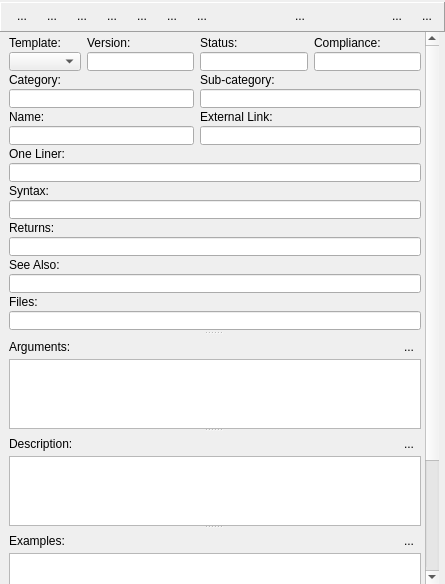
<?xml version="1.0" encoding="UTF-8"?>
<ui version="4.0">
 <class>FormDocWriter</class>
 <widget class="QWidget" name="FormDocWriter">
  <property name="geometry">
   <rect>
    <x>0</x>
    <y>0</y>
    <width>445</width>
    <height>584</height>
   </rect>
  </property>
  <property name="minimumSize">
   <size>
    <width>0</width>
    <height>0</height>
   </size>
  </property>
  <property name="windowTitle">
   <string>Form</string>
  </property>
  <layout class="QGridLayout" name="gridLayout_5">
   <property name="leftMargin">
    <number>0</number>
   </property>
   <property name="topMargin">
    <number>2</number>
   </property>
   <property name="rightMargin">
    <number>0</number>
   </property>
   <property name="bottomMargin">
    <number>0</number>
   </property>
   <property name="verticalSpacing">
    <number>0</number>
   </property>
   <item row="1" column="0" rowspan="2">
    <widget class="QScrollArea" name="scrollArea">
     <property name="frameShape">
      <enum>QFrame::NoFrame</enum>
     </property>
     <property name="widgetResizable">
      <bool>true</bool>
     </property>
     <widget class="QWidget" name="scrollAreaWidgetContents">
      <property name="geometry">
       <rect>
        <x>0</x>
        <y>-78</y>
        <width>423</width>
        <height>657</height>
       </rect>
      </property>
      <layout class="QVBoxLayout" name="verticalLayout">
       <property name="spacing">
        <number>3</number>
       </property>
       <property name="leftMargin">
        <number>0</number>
       </property>
       <property name="topMargin">
        <number>0</number>
       </property>
       <property name="rightMargin">
        <number>0</number>
       </property>
       <property name="bottomMargin">
        <number>9</number>
       </property>
       <item>
        <widget class="QSplitter" name="splitter">
         <property name="orientation">
          <enum>Qt::Vertical</enum>
         </property>
         <property name="handleWidth">
          <number>2</number>
         </property>
         <widget class="QFrame" name="frameGeneral">
          <property name="minimumSize">
           <size>
            <width>0</width>
            <height>300</height>
           </size>
          </property>
          <property name="maximumSize">
           <size>
            <width>16777215</width>
            <height>300</height>
           </size>
          </property>
          <property name="frameShape">
           <enum>QFrame::NoFrame</enum>
          </property>
          <property name="frameShadow">
           <enum>QFrame::Plain</enum>
          </property>
          <layout class="QGridLayout" name="gridLayout">
           <property name="topMargin">
            <number>4</number>
           </property>
           <property name="rightMargin">
            <number>4</number>
           </property>
           <property name="bottomMargin">
            <number>0</number>
           </property>
           <property name="verticalSpacing">
            <number>2</number>
           </property>
           <item row="0" column="0">
            <widget class="QLabel" name="labelTemplate">
             <property name="text">
              <string>Template:</string>
             </property>
            </widget>
           </item>
           <item row="0" column="1">
            <widget class="QLabel" name="labelVersion">
             <property name="text">
              <string>Version:</string>
             </property>
            </widget>
           </item>
           <item row="0" column="2">
            <widget class="QLabel" name="labelStatus">
             <property name="text">
              <string>Status:</string>
             </property>
            </widget>
           </item>
           <item row="0" column="3">
            <widget class="QLabel" name="label_5">
             <property name="text">
              <string>Compliance:</string>
             </property>
            </widget>
           </item>
           <item row="1" column="0">
            <widget class="QComboBox" name="comboTemplate"/>
           </item>
           <item row="1" column="1">
            <widget class="QLineEdit" name="editVersion">
             <property name="toolTip">
              <string>Version of this document contents</string>
             </property>
            </widget>
           </item>
           <item row="1" column="2">
            <widget class="QLineEdit" name="editStatus">
             <property name="toolTip">
              <string>Status should usually be described as one character</string>
             </property>
            </widget>
           </item>
           <item row="1" column="3">
            <widget class="QLineEdit" name="editCompliance">
             <property name="toolTip">
              <string>Describe comatibility with other language</string>
             </property>
            </widget>
           </item>
           <item row="2" column="0" colspan="2">
            <widget class="QLabel" name="labelCategory">
             <property name="text">
              <string>Category:</string>
             </property>
            </widget>
           </item>
           <item row="2" column="2" colspan="2">
            <widget class="QLabel" name="labelSubCategory">
             <property name="text">
              <string>Sub-category:</string>
             </property>
            </widget>
           </item>
           <item row="3" column="0" colspan="2">
            <widget class="QLineEdit" name="editCategory">
             <property name="toolTip">
              <string>Category should describe main area this function belongs to</string>
             </property>
            </widget>
           </item>
           <item row="3" column="2" colspan="2">
            <widget class="QLineEdit" name="editSubCategory"/>
           </item>
           <item row="4" column="0" colspan="2">
            <widget class="QLabel" name="labelName">
             <property name="text">
              <string>Name:</string>
             </property>
            </widget>
           </item>
           <item row="4" column="2" colspan="2">
            <widget class="QLabel" name="labelExtLink">
             <property name="text">
              <string>External Link:</string>
             </property>
            </widget>
           </item>
           <item row="5" column="0" colspan="2">
            <widget class="QLineEdit" name="editName">
             <property name="toolTip">
              <string>Name of the function, and if appropriate, with open/close parenthis.</string>
             </property>
            </widget>
           </item>
           <item row="5" column="2" colspan="2">
            <widget class="QLineEdit" name="editExtLink">
             <property name="toolTip">
              <string>External link, i.e., http://www.trolltech.com/</string>
             </property>
            </widget>
           </item>
           <item row="6" column="0" colspan="4">
            <widget class="QLabel" name="labelOneLiner">
             <property name="text">
              <string>One Liner:</string>
             </property>
            </widget>
           </item>
           <item row="7" column="0" colspan="4">
            <widget class="QLineEdit" name="editOneLiner">
             <property name="toolTip">
              <string>A brief description this function accomlishes</string>
             </property>
            </widget>
           </item>
           <item row="8" column="0" colspan="4">
            <widget class="QLabel" name="labelSyntax">
             <property name="text">
              <string>Syntax:</string>
             </property>
            </widget>
           </item>
           <item row="9" column="0" colspan="4">
            <widget class="QLineEdit" name="editSyntax">
             <property name="toolTip">
              <string>Syntax, or prototype as to how this function will be called</string>
             </property>
            </widget>
           </item>
           <item row="10" column="0" colspan="4">
            <widget class="QLabel" name="labelReturns">
             <property name="text">
              <string>Returns:</string>
             </property>
            </widget>
           </item>
           <item row="11" column="0" colspan="4">
            <widget class="QLineEdit" name="editReturns">
             <property name="toolTip">
              <string>Variable name with hungarian notation with brief description as what this function returns</string>
             </property>
            </widget>
           </item>
           <item row="12" column="0" colspan="4">
            <widget class="QLabel" name="labelSeeAlso">
             <property name="text">
              <string>See Also:</string>
             </property>
            </widget>
           </item>
           <item row="13" column="0" colspan="4">
            <widget class="QLineEdit" name="editSeeAlso">
             <property name="toolTip">
              <string>A comma separated list of related functions/keywords </string>
             </property>
            </widget>
           </item>
           <item row="14" column="0" colspan="4">
            <widget class="QLabel" name="labelFiles">
             <property name="text">
              <string>Files:</string>
             </property>
            </widget>
           </item>
           <item row="15" column="0" colspan="4">
            <widget class="QLineEdit" name="editFiles">
             <property name="toolTip">
              <string>A comma separated list of relevant files, i.e., hbrtl.lib, hbqt.lib.</string>
             </property>
            </widget>
           </item>
          </layout>
         </widget>
         <widget class="QFrame" name="frameArgs">
          <property name="frameShape">
           <enum>QFrame::NoFrame</enum>
          </property>
          <property name="frameShadow">
           <enum>QFrame::Raised</enum>
          </property>
          <layout class="QGridLayout" name="gridLayout_2">
           <property name="topMargin">
            <number>2</number>
           </property>
           <property name="rightMargin">
            <number>4</number>
           </property>
           <property name="bottomMargin">
            <number>0</number>
           </property>
           <property name="verticalSpacing">
            <number>2</number>
           </property>
           <item row="0" column="0">
            <widget class="QLabel" name="labelArgs">
             <property name="text">
              <string>Arguments:</string>
             </property>
            </widget>
           </item>
           <item row="0" column="1">
            <widget class="QToolButton" name="buttonCloseArgs">
             <property name="text">
              <string>...</string>
             </property>
             <property name="autoRaise">
              <bool>true</bool>
             </property>
            </widget>
           </item>
           <item row="1" column="0" colspan="2">
            <widget class="QPlainTextEdit" name="plainArgs">
             <property name="toolTip">
              <string>One argument per line in the form - argName    description</string>
             </property>
             <property name="lineWrapMode">
              <enum>QPlainTextEdit::NoWrap</enum>
             </property>
            </widget>
           </item>
          </layout>
         </widget>
         <widget class="QFrame" name="frameDesc">
          <property name="frameShape">
           <enum>QFrame::NoFrame</enum>
          </property>
          <property name="frameShadow">
           <enum>QFrame::Raised</enum>
          </property>
          <layout class="QGridLayout" name="gridLayout_3">
           <property name="topMargin">
            <number>2</number>
           </property>
           <property name="rightMargin">
            <number>4</number>
           </property>
           <property name="bottomMargin">
            <number>0</number>
           </property>
           <property name="verticalSpacing">
            <number>2</number>
           </property>
           <item row="0" column="0">
            <widget class="QLabel" name="labelDesc">
             <property name="text">
              <string>Description:</string>
             </property>
            </widget>
           </item>
           <item row="0" column="1">
            <widget class="QToolButton" name="buttonCloseDesc">
             <property name="text">
              <string>...</string>
             </property>
             <property name="autoRaise">
              <bool>true</bool>
             </property>
            </widget>
           </item>
           <item row="1" column="0" colspan="2">
            <widget class="QPlainTextEdit" name="plainDesc">
             <property name="toolTip">
              <string>Detailed description as musch as possible to convey to the user what should be kept in mind when this function is called.</string>
             </property>
             <property name="lineWrapMode">
              <enum>QPlainTextEdit::NoWrap</enum>
             </property>
            </widget>
           </item>
          </layout>
         </widget>
         <widget class="QFrame" name="frameExamples">
          <property name="frameShape">
           <enum>QFrame::NoFrame</enum>
          </property>
          <property name="frameShadow">
           <enum>QFrame::Raised</enum>
          </property>
          <layout class="QGridLayout" name="gridLayout_4">
           <property name="topMargin">
            <number>2</number>
           </property>
           <property name="rightMargin">
            <number>4</number>
           </property>
           <property name="bottomMargin">
            <number>0</number>
           </property>
           <property name="verticalSpacing">
            <number>2</number>
           </property>
           <item row="0" column="0">
            <widget class="QLabel" name="labelExamples">
             <property name="text">
              <string>Examples:</string>
             </property>
            </widget>
           </item>
           <item row="0" column="1">
            <widget class="QToolButton" name="buttonCloseExamples">
             <property name="text">
              <string>...</string>
             </property>
             <property name="autoRaise">
              <bool>true</bool>
             </property>
            </widget>
           </item>
           <item row="1" column="0" colspan="2">
            <widget class="QPlainTextEdit" name="plainExamples">
             <property name="toolTip">
              <string>A real-time source code which could be compiled out of this box.</string>
             </property>
             <property name="lineWrapMode">
              <enum>QPlainTextEdit::NoWrap</enum>
             </property>
            </widget>
           </item>
          </layout>
         </widget>
         <widget class="QFrame" name="frameTests">
          <property name="minimumSize">
           <size>
            <width>0</width>
            <height>0</height>
           </size>
          </property>
          <property name="frameShape">
           <enum>QFrame::NoFrame</enum>
          </property>
          <property name="frameShadow">
           <enum>QFrame::Raised</enum>
          </property>
          <layout class="QGridLayout" name="gridLayout_6">
           <property name="topMargin">
            <number>2</number>
           </property>
           <property name="rightMargin">
            <number>4</number>
           </property>
           <property name="bottomMargin">
            <number>0</number>
           </property>
           <property name="verticalSpacing">
            <number>2</number>
           </property>
           <item row="0" column="0">
            <widget class="QLabel" name="labelTests">
             <property name="text">
              <string>Tests:</string>
             </property>
            </widget>
           </item>
           <item row="0" column="1">
            <widget class="QToolButton" name="buttonCloseTests">
             <property name="text">
              <string>...</string>
             </property>
             <property name="autoRaise">
              <bool>true</bool>
             </property>
            </widget>
           </item>
           <item row="1" column="0" colspan="2">
            <widget class="QPlainTextEdit" name="plainTests">
             <property name="toolTip">
              <string>Compilable code out of the box which could be used to test this function</string>
             </property>
             <property name="lineWrapMode">
              <enum>QPlainTextEdit::NoWrap</enum>
             </property>
            </widget>
           </item>
          </layout>
         </widget>
        </widget>
       </item>
      </layout>
     </widget>
    </widget>
   </item>
   <item row="0" column="0" colspan="2">
    <widget class="QFrame" name="frameButtons">
     <property name="minimumSize">
      <size>
       <width>0</width>
       <height>30</height>
      </size>
     </property>
     <property name="maximumSize">
      <size>
       <width>16777215</width>
       <height>30</height>
      </size>
     </property>
     <property name="frameShape">
      <enum>QFrame::Panel</enum>
     </property>
     <property name="frameShadow">
      <enum>QFrame::Raised</enum>
     </property>
     <layout class="QHBoxLayout" name="horizontalLayout">
      <property name="topMargin">
       <number>2</number>
      </property>
      <property name="rightMargin">
       <number>5</number>
      </property>
      <property name="bottomMargin">
       <number>4</number>
      </property>
      <item>
       <widget class="QToolButton" name="buttonLoadFromCurFunc">
        <property name="toolTip">
         <string>Load from current function</string>
        </property>
        <property name="text">
         <string>...</string>
        </property>
        <property name="autoRaise">
         <bool>true</bool>
        </property>
       </widget>
      </item>
      <item>
       <widget class="QToolButton" name="buttonLoadFromDocFile">
        <property name="toolTip">
         <string>Load from .txt file</string>
        </property>
        <property name="text">
         <string>...</string>
        </property>
        <property name="autoRaise">
         <bool>true</bool>
        </property>
       </widget>
      </item>
      <item>
       <widget class="QToolButton" name="buttonLoadFromSource">
        <property name="toolTip">
         <string>Load from source ( .prg,.c,.c++ ) file</string>
        </property>
        <property name="text">
         <string>...</string>
        </property>
        <property name="autoRaise">
         <bool>true</bool>
        </property>
       </widget>
      </item>
      <item>
       <widget class="QToolButton" name="buttonArgs">
        <property name="toolTip">
         <string>Toggle Arguments Section</string>
        </property>
        <property name="text">
         <string>...</string>
        </property>
        <property name="autoRaise">
         <bool>true</bool>
        </property>
       </widget>
      </item>
      <item>
       <widget class="QToolButton" name="buttonDesc">
        <property name="toolTip">
         <string>Toggle Descriptions Section</string>
        </property>
        <property name="text">
         <string>...</string>
        </property>
        <property name="autoRaise">
         <bool>true</bool>
        </property>
       </widget>
      </item>
      <item>
       <widget class="QToolButton" name="buttonExamples">
        <property name="toolTip">
         <string>Toggle Examples Section</string>
        </property>
        <property name="text">
         <string>...</string>
        </property>
        <property name="autoRaise">
         <bool>true</bool>
        </property>
       </widget>
      </item>
      <item>
       <widget class="QToolButton" name="buttonTests">
        <property name="toolTip">
         <string>Toggle Tests Section</string>
        </property>
        <property name="text">
         <string>...</string>
        </property>
        <property name="autoRaise">
         <bool>true</bool>
        </property>
       </widget>
      </item>
      <item>
       <spacer name="horizontalSpacer">
        <property name="orientation">
         <enum>Qt::Horizontal</enum>
        </property>
        <property name="sizeHint" stdset="0">
         <size>
          <width>40</width>
          <height>20</height>
         </size>
        </property>
       </spacer>
      </item>
      <item>
       <widget class="QToolButton" name="buttonClear">
        <property name="toolTip">
         <string>Clear form - note that it will not save current document.</string>
        </property>
        <property name="text">
         <string>...</string>
        </property>
        <property name="autoRaise">
         <bool>true</bool>
        </property>
       </widget>
      </item>
      <item>
       <spacer name="horizontalSpacer_2">
        <property name="orientation">
         <enum>Qt::Horizontal</enum>
        </property>
        <property name="sizeHint" stdset="0">
         <size>
          <width>40</width>
          <height>20</height>
         </size>
        </property>
       </spacer>
      </item>
      <item>
       <widget class="QToolButton" name="buttonSave">
        <property name="toolTip">
         <string>Save written/updated documentation</string>
        </property>
        <property name="text">
         <string>...</string>
        </property>
        <property name="autoRaise">
         <bool>true</bool>
        </property>
       </widget>
      </item>
      <item>
       <widget class="QToolButton" name="buttonSaveInFunc">
        <property name="toolTip">
         <string>Save the documentation with function in source</string>
        </property>
        <property name="text">
         <string>...</string>
        </property>
        <property name="autoRaise">
         <bool>true</bool>
        </property>
       </widget>
      </item>
     </layout>
    </widget>
   </item>
  </layout>
 </widget>
 <resources/>
 <connections/>
</ui>
